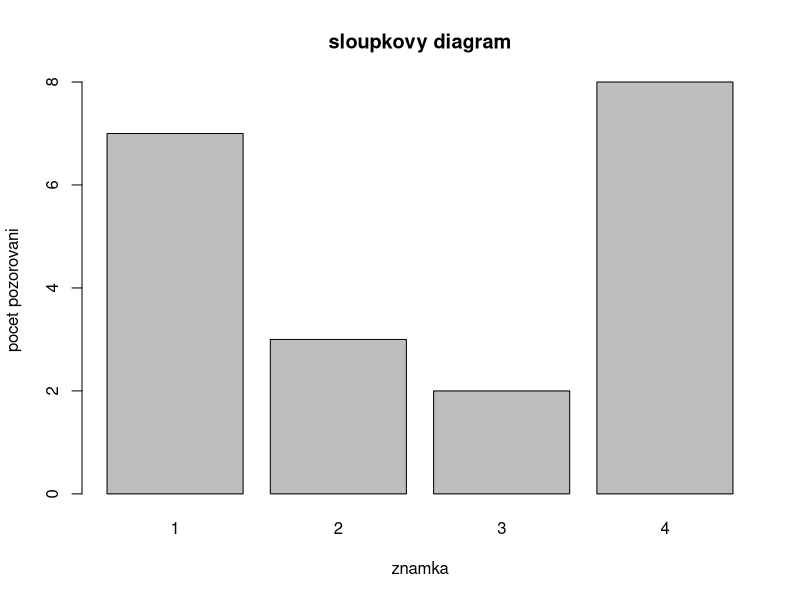
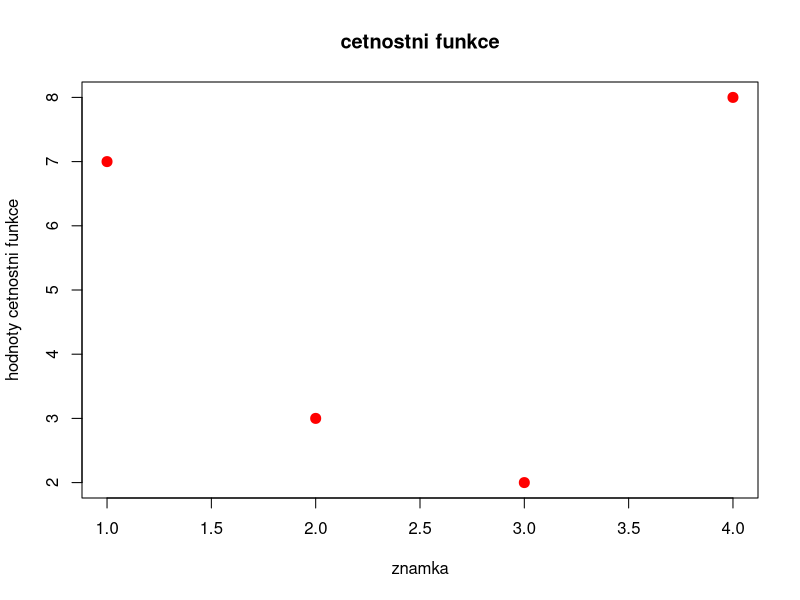
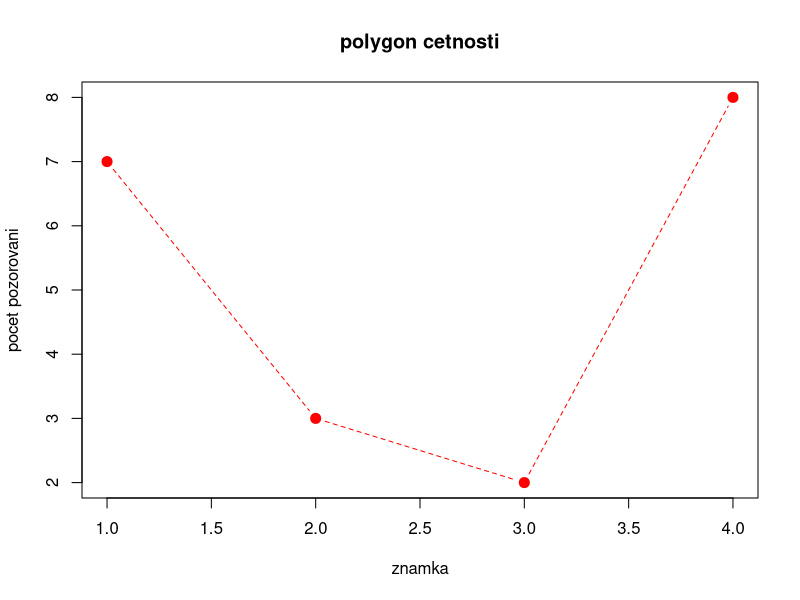
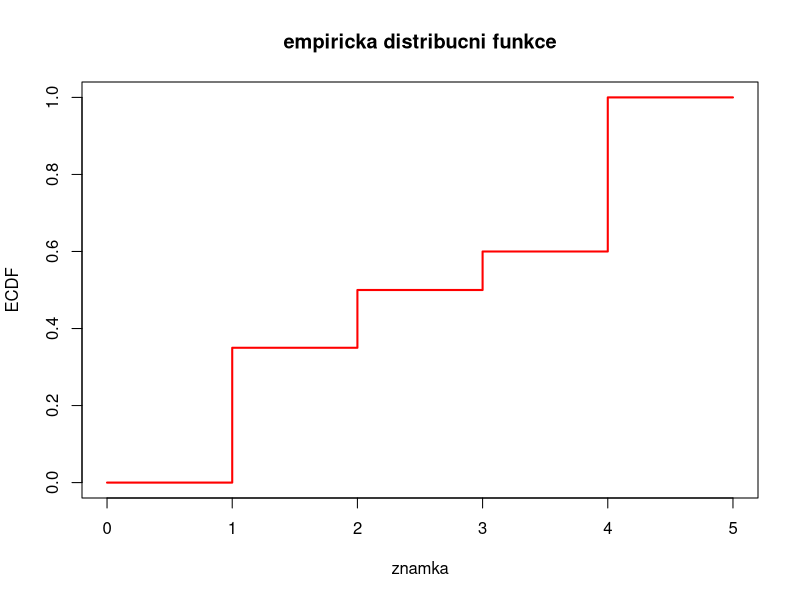
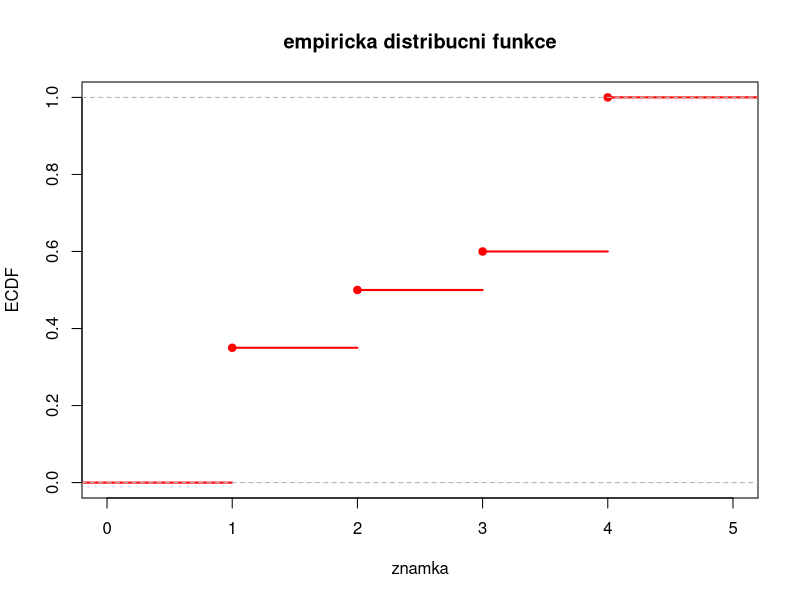
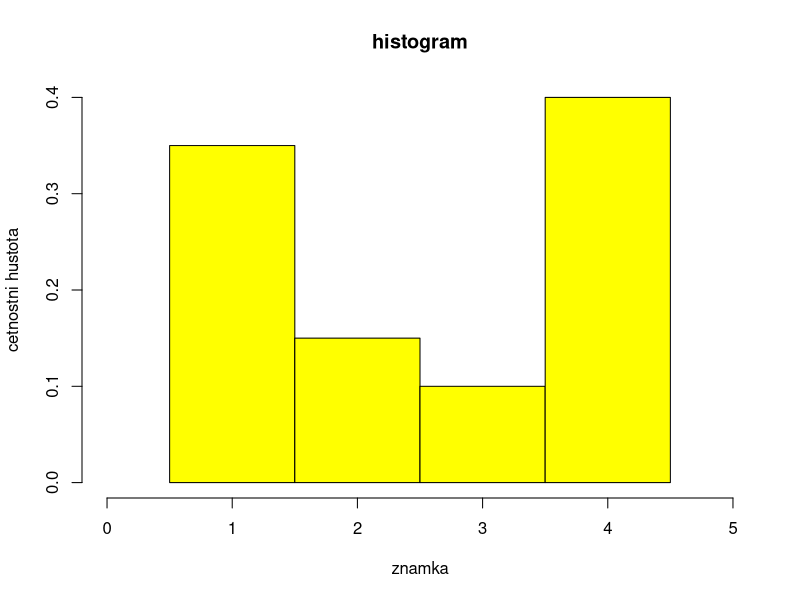
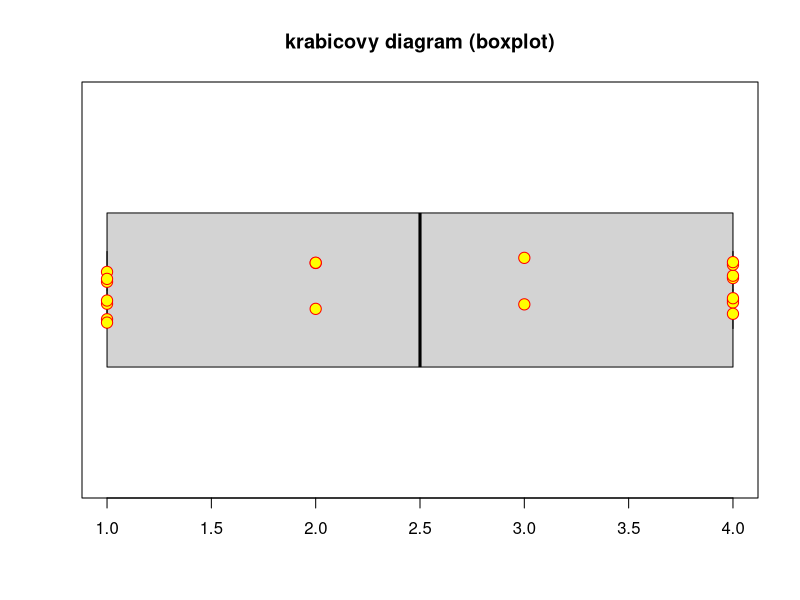
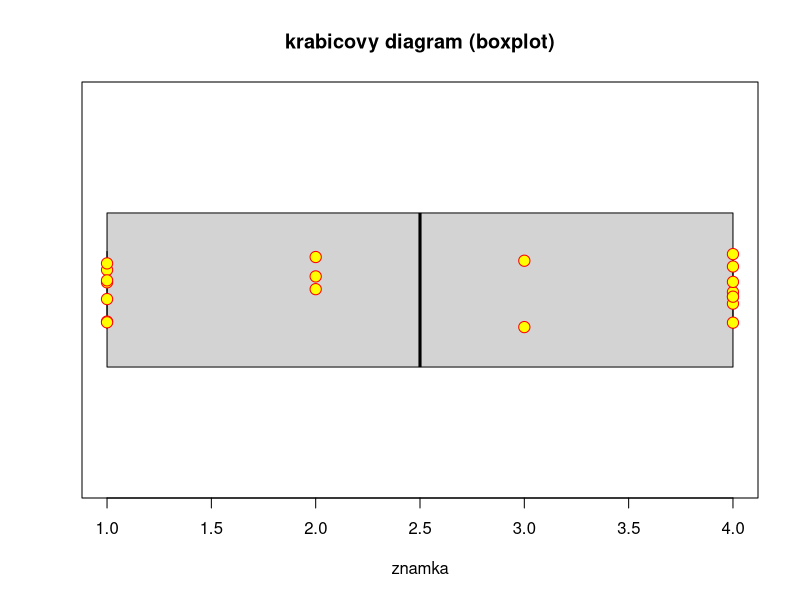

These charts were generated, in order, by the following R code:
#	Priklad 1

data <- read.csv (file = "znamky.csv", header = TRUE, sep = ",", dec = ".")
str (data)

#	pocet skupin
r <- nrow (data)

#	absolutni cetnosti
n.j <- data$cetnosti

#	pocet pozorovani
n <- sum (n.j)

#	relativni cetnosti
p.j <- n.j / n
sum (p.j)

# kumulativni absolutni cetnosti
N.j <- cumsum (n.j)

# kumulativni relativni cetnosti
F.j <- N.j / n

#	tabulka 
tabulka <- data.frame (znamka = data$znamka, n.j, p.j, N.j, F.j)
tabulka
# sloupce tabulky jsou pojmenovane, lze k nim pristupovat take pomoci jejich nazvu

# sloupkovy diagram
barplot (tabulka$n.j, names.arg = tabulka$znamka, xlab = "znamka", ylab = "pocet pozorovani", main = "sloupkovy diagram")

#	graf cetnostni funkce
plot (tabulka$znamka, tabulka$n.j, type = "p", pch = 20, cex = 2, col = "red", xlab = "znamka", ylab = "hodnoty cetnostni funkce", main = "cetnostni funkce")

# polygon cetnosti
plot (tabulka$znamka, tabulka$n.j, type="b", pch = 20, xlab = "znamka", ylab = "pocet pozorovani", main = "polygon cetnosti", col = "red", cex = 2, lty = 2)

# graf empiricke distribucni funkce
plot (c(0,tabulka$znamka,5), c(0,tabulka$F.j,1), type="s", xlab = "znamka", ylab = "ECDF", main="empiricka distribucni funkce", col = "red", lwd = 2)

X <- rep (tabulka$znamka, tabulka$n.j)
plot (ecdf (X), col = "red", lwd = 2, xlab = "znamka", ylab = "ECDF", main="empiricka distribucni funkce")

#	histogram 
hist (X, breaks = seq (0.5, 4.5, by = 1), freq = FALSE, col = "yellow", xlab = "znamka", ylab = "cetnostni hustota", main = "histogram", xlim = c (0, 5))

# prumer
prumer <- sum (X) / n
prumer
# v R je pro prumer funkce "mean"
mean (X)

# rozpyl a smerodatna odchylka
rozptyl <- mean (X^2) - prumer^2
rozptyl
smerodatna_odchylka <- sqrt (rozptyl)
smerodatna_odchylka
# v R je pro vyberovy rozptyl funkce "var", ale je potreba jej zkorigovat na rozptyl z prednasky
var (X) * (n-1) / n

# krabicovy diagram (boxplot)
boxplot (X, horizontal = TRUE, ylim = range (X), main = "krabicovy diagram (boxplot)")
# pro nazornost muzeme prikreslit i jednotliva pozorovani
stripchart (X, vertical = FALSE, method = "jitter", pch = 21, col = "red", bg = "yellow", cex = 1.5, add = TRUE)

#	kvantily a krabicovy diagram
# vektor poradi a serazeny vzorek
R <- rank (X)
R
X.sorted <- sort (X)
X.sorted

# median, kvartily, kvartilova odchylka
c.25 <- 0.25 * n
c.50 <- 0.50 * n
c.75 <- 0.75 * n
c (c.25, c.50, c.75)

# kvantily
x.25 <- (X.sorted[c.25] + X.sorted[c.25 + 1]) / 2
x.50 <- (X.sorted[c.50] + X.sorted[c.50 + 1]) / 2
x.75 <- (X.sorted[c.75] + X.sorted[c.75 + 1]) / 2

# spocitejte navic x.33
c.33 <- 0.33 * n
x.33 <- X.sorted[ceiling(c.33)] 

c (x.25, x.50, x.75, x.33)

# kvartilova odchylka (IQR)
q <- x.75 - x.25
q

# hradby boxplotu
c (x.25, x.75) + c (-1, 1) * 1.5 * q
c (x.25, x.75) + c (-1, 1) * 3 * q

# porovnejte s nasledujicim
median (X)
quantile (X, c (0.25, 0.5, 0.75, 0.33))
# 33% kvantil se lisi, R totiz pri vypoctu kvantilu vzdy pouziva prumerovani dvou okolnich hodnot

# boxplot pomoci stejnojmenne funkce
boxplot (X, horizontal = TRUE, ylim = range (X), xlab = "znamka", main = "krabicovy diagram (boxplot)")
stripchart (X, vertical = FALSE, method = "jitter", pch = 21, col = "red", bg = "yellow", cex = 1.5, add = TRUE)
# "fousy" v R oznacuji nejmensi a nejvetsi pozorovani, ktera jeste jsou uvnitr vnitrni hradby 



#	=====================================================================================================================================
# Priklad 2
data <- read.csv(file = "ocel.csv", header = TRUE, sep = ",")
# ... podobne jako v Prikladu 1

# dopocitejte si stredy a delky jednotlivych intervalu
d.j <- data$mez.h - data$mez.d
stredy <- (data$mez.d + data$mez.h) / 2
# a pridejte je do tabulky 

#	pocet skupin
r <- nrow (data)

#	absolutni cetnosti
n.j <- data$pocet

#	pocet pozorovani
n <- sum (n.j)

#	relativni cetnosti
p.j <- n.j / n
sum (p.j)

# kumulativni absolutni cetnosti
N.j <- cumsum (n.j)

# kumulativni relativni cetnosti
F.j <- N.j / n

f.j <- p.j / d.j

#	tabulka 
tabulka <- data.frame (data$mez.d,data$mez.h,stred = stredy, n.j, p.j, N.j, F.j, f.j)
tabulka
# ... podobne jako v Prikladu 1

# sloupkovy diagram
barplot (tabulka$n.j, names.arg = tabulka$stred, xlab = "stred", ylab = "pocet pozorovani", main = "sloupkovy diagram")

#	graf cetnostni funkce
plot (tabulka$stred, tabulka$n.j, type = "p", pch = 20, cex = 2, col = "red", xlab = "stred", ylab = "hodnoty cetnostni funkce", main = "cetnostni funkce")

# polygon cetnosti
plot (tabulka$stred, tabulka$n.j, type="b", pch = 20, xlab = "stred", ylab = "pocet pozorovani", main = "polygon cetnosti", col = "red", cex = 2, lty = 2)

# graf empiricke distribucni funkce
plot (c(30,tabulka$stred,170), c(0,tabulka$F.j,1), type="s", xlab = "stred", ylab = "ECDF", main="empiricka distribucni funkce", col = "red", lwd = 2)

X <- rep (tabulka$stred, tabulka$n.j)
plot (ecdf (X), col = "red", lwd = 2, xlab = "stred", ylab = "ECDF", main="empiricka distribucni funkce")

#	histogram 
hist (X, breaks = c (tabulka$data.mez.d[1], tabulka$data.mez.h), freq = FALSE, col = "blue", xlab = "stred", ylab = "cetnostni hustota", main = "histogram", xlim = c (30, 170))

# prumer
prumer <- sum (X) / n
prumer
# v R je pro prumer funkce "mean"
mean (X)

# rozpyl a smerodatna odchylka
rozptyl <- mean (X^2) - prumer^2
rozptyl
smerodatna_odchylka <- sqrt (rozptyl)
smerodatna_odchylka
# v R je pro vyberovy rozptyl funkce "var", ale je potreba jej zkorigovat na rozptyl z prednasky
var (X) * (n-1) / n

# krabicovy diagram (boxplot)
boxplot (X, horizontal = TRUE, ylim = range (X), main = "krabicovy diagram (boxplot)")
# pro nazornost muzeme prikreslit i jednotliva pozorovani
stripchart (X, vertical = FALSE, method = "jitter", pch = 21, col = "green", bg = "blue", cex = 1.5, add = TRUE)

#	kvantily a krabicovy diagram
# vektor poradi a serazeny vzorek
R <- rank (X)
R
X.sorted <- sort (X)
X.sorted

# median, kvartily, kvartilova odchylka
c.25 <- 0.25 * n
c.50 <- 0.50 * n
c.75 <- 0.75 * n
c (c.25, c.50, c.75)

# kvantily
x.25 <- (X.sorted[c.25] + X.sorted[c.25 + 1]) / 2
x.50 <- (X.sorted[c.50] + X.sorted[c.50 + 1]) / 2
x.75 <- (X.sorted[c.75] + X.sorted[c.75 + 1]) / 2

# spocitejte navic x.33
c.33 <- 0.33 * n
x.33 <- X.sorted[ceiling(c.33)] 

c (x.25, x.50, x.75, x.33)

# kvartilova odchylka (IQR)
q <- x.75 - x.25
q

# hradby boxplotu
c (x.25, x.75) + c (-1, 1) * 1.5 * q
c (x.25, x.75) + c (-1, 1) * 3 * q

# porovnejte s nasledujicim
median (X)
quantile (X, c (0.25, 0.5, 0.75, 0.33))
# 33% kvantil se lisi, R totiz pri vypoctu kvantilu vzdy pouziva prumerovani dvou okolnich hodnot

# boxplot pomoci stejnojmenne funkce
boxplot (X, horizontal = TRUE, ylim = range (X), xlab = "znamka", main = "krabicovy diagram (boxplot)")
stripchart (X, vertical = FALSE, method = "jitter", pch = 21, col = "red", bg = "yellow", cex = 1.5, add = TRUE)
# "fousy" v R oznacuji nejmensi a nejvetsi pozorovani, ktera jeste jsou uvnitr vnitrni hradby 




#	=====================================================================================================================================
# Priklad 3 

puvodni_prumer <- 110
puvodni_rozptyl <- 800
n <- 20

opraveny_prumer <- puvodni_prumer - (85 + 120) / n + (95 + 150) / n
opraveny_prumer

opraveny_rozptyl <- puvodni_rozptyl - (85^2 + 120^2) / n + puvodni_prumer^2 + (95^2 + 150^2) / n - opraveny_prumer^2
opraveny_rozptyl



#	=====================================================================================================================================